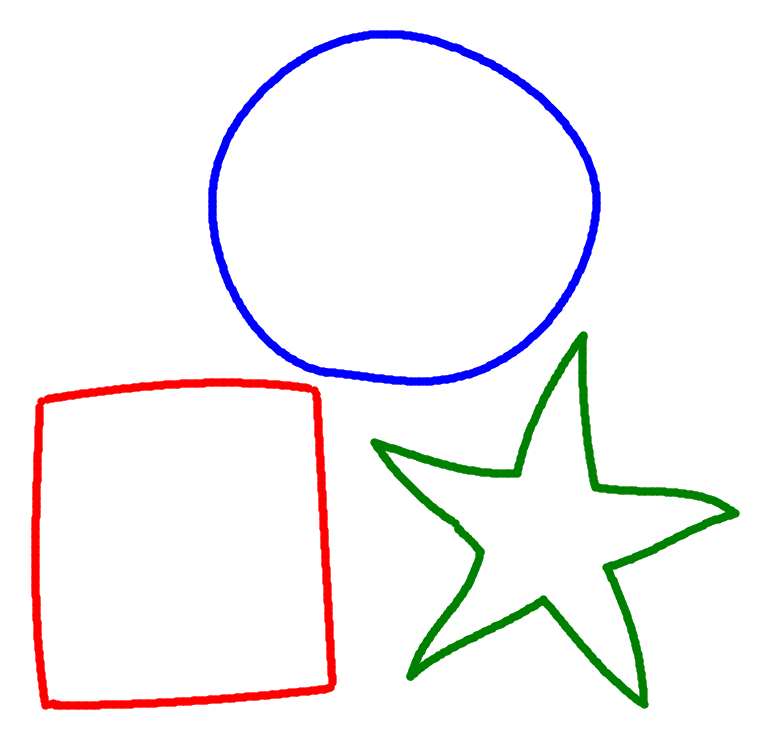
#> input picture upload/isolated.png, 770 x 739 px; its folder holds only this picture in this run
$ python -i functions.py   (imports and definitions only)
#> lines starting #> are read from the running program, lines starting #| are printed output that depends on the picture; after the words box and inside, x2 and y2 are one past the last pixel; in counts of white or black regions, pixels touching at a corner belong together
#> further down, picture is the input picture: shape (739, 770, 3); mean B, G, R 245.2, 243.6, 245.2
import numpy as np
import matplotlib
#matplotlib.use('Agg')  # Set the backend to non-interactive
from matplotlib import pyplot as plt
import cv2
import os


def find_shapes(image_bgr):
    image_output = image_bgr.copy()
    width = image_bgr.shape[1]
#> width = 770
    image_gray = cv2.cvtColor(image_output, cv2.COLOR_BGR2GRAY)
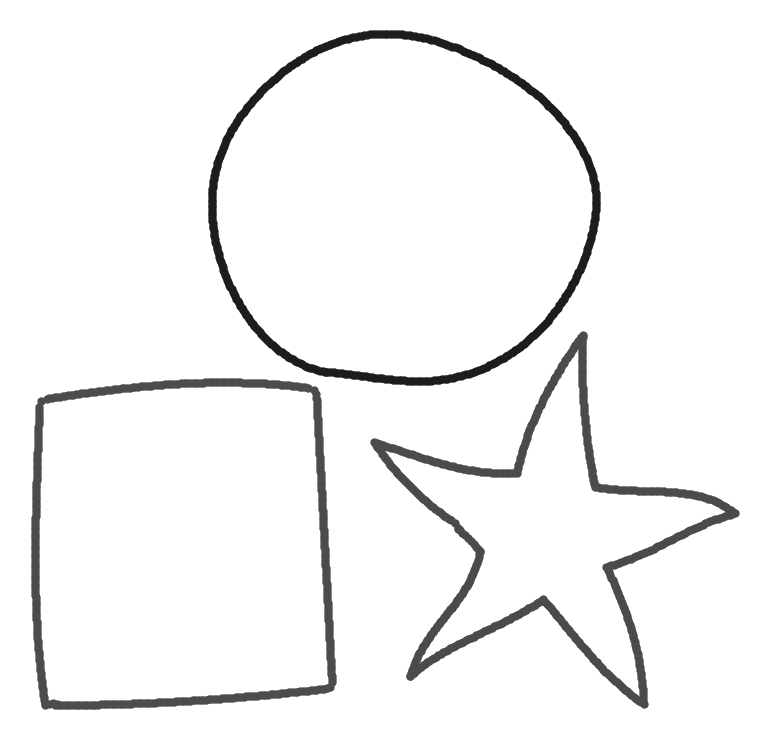
#> image_gray: shape (739, 770); min 29, max 255, mean 244.3
    _, image_binary = cv2.threshold(image_gray, 240, 255, cv2.THRESH_BINARY)
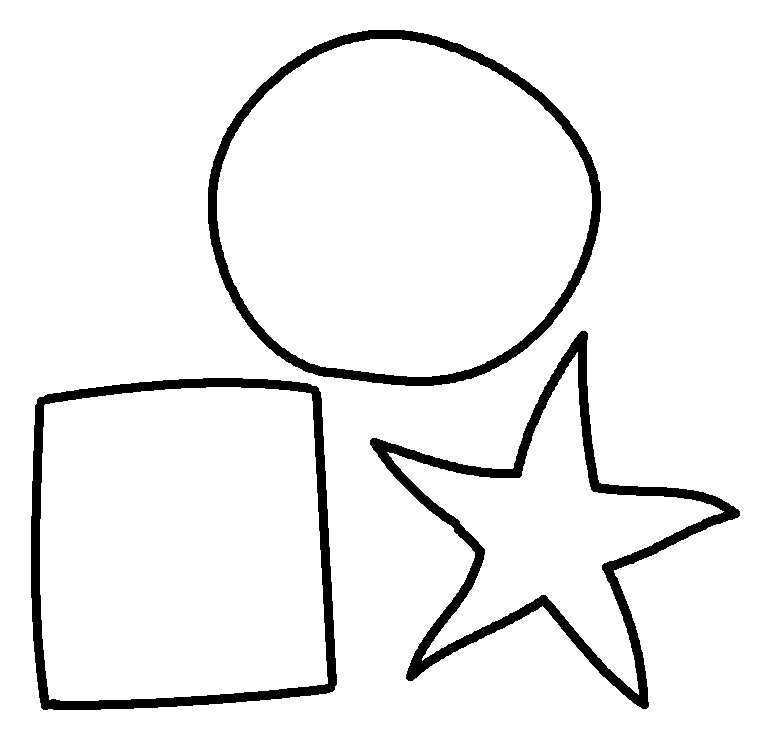
#> image_binary: shape (739, 770); 93.9% white; 3 black regions
    contours, _ = cv2.findContours(image_binary, cv2.RETR_TREE, cv2.CHAIN_APPROX_NONE)
#> contours = 7 contours; box (x1, y1, x2, y2) and area: (0, 0, 770, 739) 567522, (207, 29, 602, 387) 110130, (217, 39, 592, 377) 98427, (30, 377, 338, 711) 95504, (40, 387, 328, 701) 83731, (369, 330, 741, 710) 48027, (387, 352, 724, 695) 33183

    for contour in contours:
        if (cv2.arcLength(contour, True) <= 100): #to make sure small traces of noise don't get counted as ellipses
            continue
        approx = cv2.approxPolyDP(contour, 0.01 * cv2.arcLength(contour, True), True)
        cv2.drawContours(image_output, [approx], 0, (0, 0, 0), 3)
        x = approx.ravel()[0] - 45 #x,y are used to find the right coordinates to place the text over the shape
        y = approx.ravel()[1] + 80

        if len(approx) == 3:
            cv2.drawContours(image_output, [contour], 0, (255, 0, 0), -1)  # paint triangles blue
            cv2.putText(image_output, "Triangle", (x, y), cv2.FONT_HERSHEY_DUPLEX, 1, (0, 0, 0))
        elif len(approx) == 4:
            x1, y1, w, h = cv2.boundingRect(approx)
            if (w == width): # technically the whole image is a rectangle, so to avoid painting everything red we continue
                continue
            ratio = float(w)/h
            if ratio >= 0.95 and ratio <= 1.05:
                cv2.drawContours(image_output, [contour], 0, (205, 205, 0), -1)  # paint squares cyan
                cv2.putText(image_output, "Square", (x, y), cv2.FONT_HERSHEY_COMPLEX, 1, (0, 0, 0))
            else:
                cv2.drawContours(image_output, [contour], 0, (0, 0, 255), -1)  # paint rectangles red
                cv2.putText(image_output, "Rectangle", (x, y), cv2.FONT_HERSHEY_COMPLEX, 1, (0, 0, 0))
        elif len(approx) == 5:
            cv2.drawContours(image_output, [contour], 0, (0, 140, 255), -1)  # paint pentagons orange
            cv2.putText(image_output, "Pentagon", (x, y), cv2.FONT_HERSHEY_DUPLEX, 1, (0, 0, 0))
        elif len(approx) == 6:
            cv2.drawContours(image_output, [contour], 0, (219, 112, 147), -1)  # paint hexagons purple
            cv2.putText(image_output, "Hexagon", (x, y), cv2.FONT_HERSHEY_DUPLEX, 1, (0, 0, 0))
        elif len(approx) == 10:
            cv2.drawContours(image_output, [contour], 0, (0, 255, 255), -1)  # paint stars yellow
            cv2.putText(image_output, "Star", (x, y), cv2.FONT_HERSHEY_COMPLEX, 1, (0, 0, 0))
        else:
            cv2.drawContours(image_output, [contour], 0, (0, 255, 0), -1)  # paint ellipses green
            cv2.putText(image_output, "Ellipse", (x, y), cv2.FONT_HERSHEY_COMPLEX, 1, (0, 0, 0))
#> this loop made 7 passes
#> (approx, x, y, x1, y1, w, h, ratio) on pass 3: ([[310, 393], [44, 405], [49, 699], [327, 683]], 265, 473, 44, 393, 284, 307, 0.925)
#> (approx, x, y, x1, y1, w, h) on pass 1: ([[0, 0], [0, 738], [769, 738], [769, 0]], -45, 80, 0, 0, 770, 739)
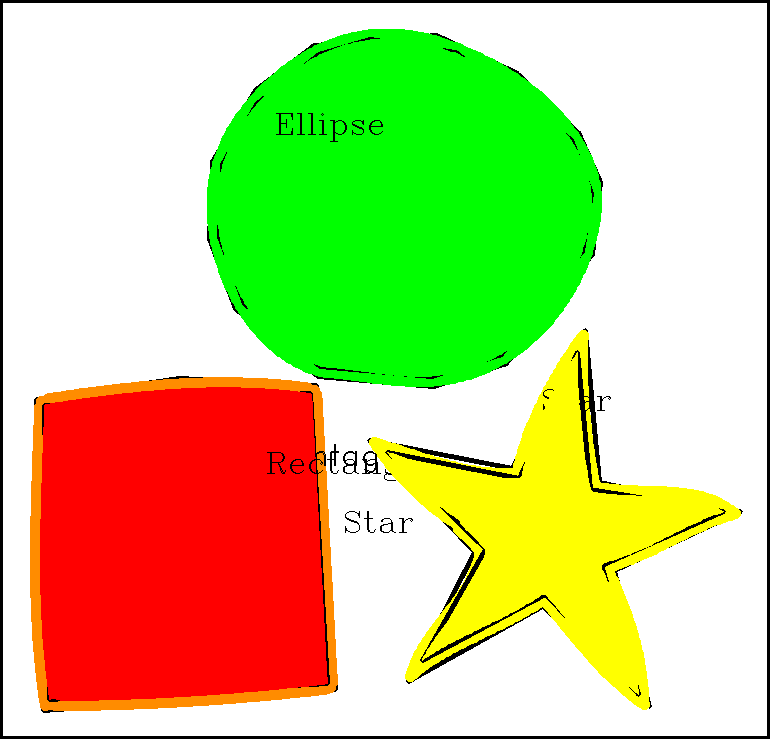
#> image_output: shape (739, 770, 3); mean B, G, R 134.9, 207.3, 198.1
    return image_output, image_gray, image_binary

# [190 lines left out: functions show_regular, add_salt_pepper_noise, salt_pepper_folder, reduce_noise_median, reduce_noise_morph, show_denoise and 5 more, not called in this run]

>>> import cv2
>>> picture = cv2.imread('upload/isolated.png')
>>> result = find_shapes(picture)
